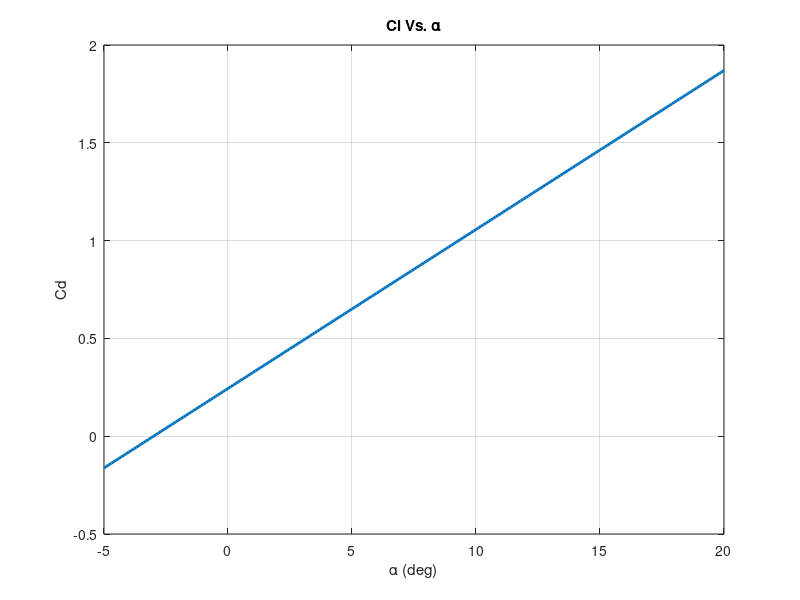
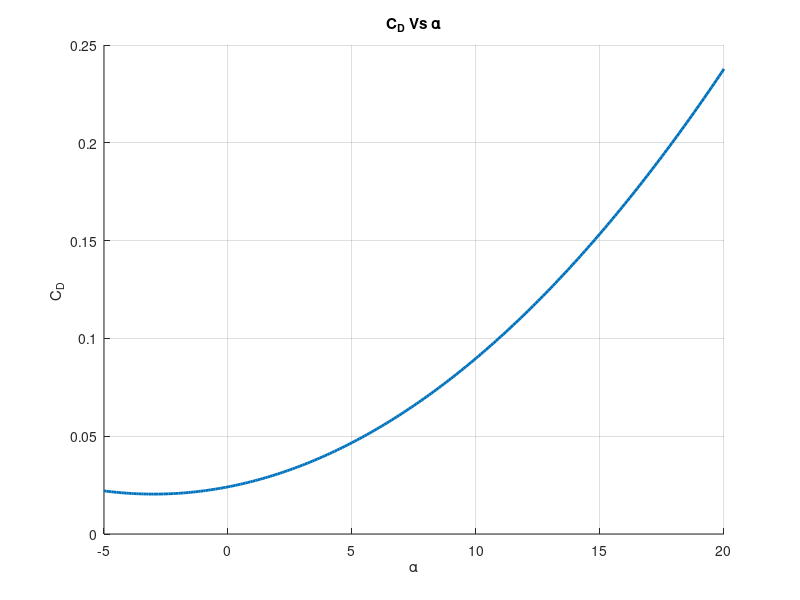
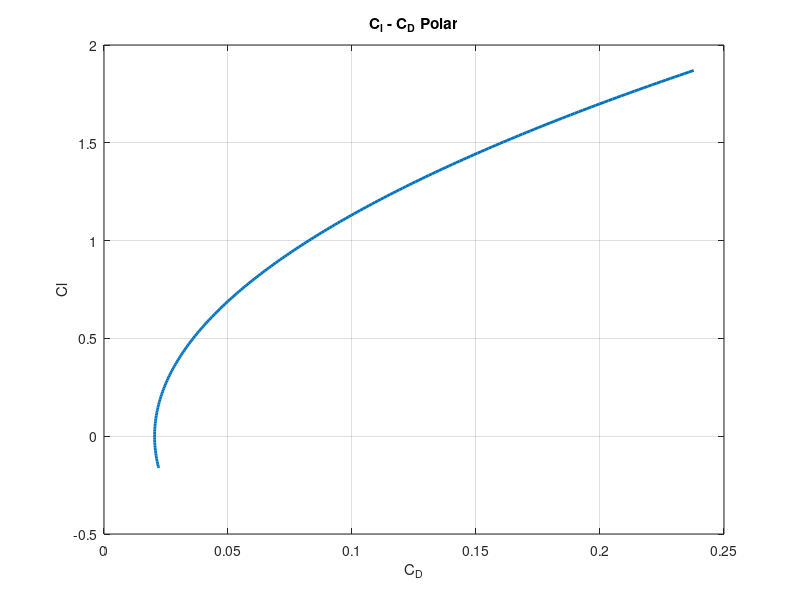
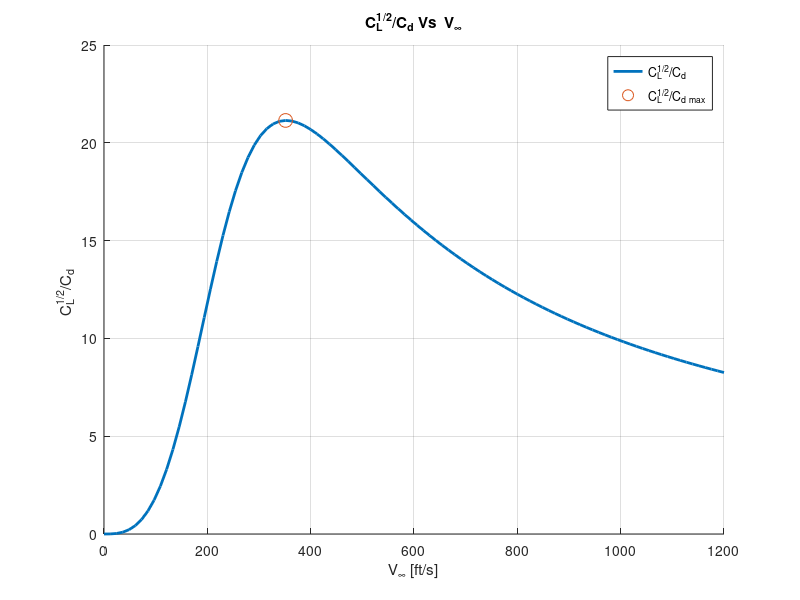

Reproduce these figures in MATLAB, in order. (Note: this script raises an error after producing the figures.)
clc;
clear all;
close all;

%% Given

% Airplane Specifications

Cd_0   = 0.0204; 
Cl_0   = 0.244;  % for wing
C_L_max= 1.5; 
Cl_alpha=0.08129;
e      = 0.8  ;
AR     = 6.4    ;
S      = 250;                             % [ft^2]
W      = 6490.8;                            % [1bs ]
We     = 4056.7;                            % [1bs ]
eta_pr = 0.82; 
C_f    = 0.77/(550*3600);   % Specific fuel consumption
P_BHP  = 702;
P_av   = 702*550;                         % [ft.1b/s]
V_st   = 61*1.688;                        % [ft/sec ]

% Take-Off Properties

h_obst=50;  % [ft] transition and climb distance  

% Landing Properties (roscam)

delta_Cd_0_L=0.068;
e_L=0.72;

% Cruise Properties

rho_cr = 0.001265;                  % [slug/ft^3]
V_cr   =250*1.688;                        % [   fps   ]

% Sea Level Properties 

rho_0 =23.77*10^(-4);                     % [slug/ft^3]
P_0   = 14.696*12^2;                      % [1bs/ft^3 ]
T_0   = 518.67;                           % [    R    ]
g   = 32;                               % [  ft/s^2 ]
R     = 1716;
a     = -3.567*10^(-3);                   % [   R/ft  ]
mu    = 0.04;
% Standard Atmosphere Relations

h     = linspace(0,30000,100);            % [ft]
T_h   = T_0+a*h;
P_h   = P_0*(T_h/T_0).^(-g/(a*R));
rho_h = rho_0*(T_h/T_0).^(-1-g/(a*R));

% Velocity Range 

V = linspace(0,1200,100);  %%%                  % [fps]

% Lift coefficient vector
C_L=linspace(0,3,30);
% Landing distance inputs
n_values=[1 3 6];

clmax_l=3.2;
mu_r=0.4;
h_1=6.9; %wing height [ft]
b=40; %wing span [ft]
N=5; %[sec] [Time increment for the free roll (assumed]
th_a=3; % degree (assumed)


%%  Lift Coefficient versus alpha [Cl-alpha]

% Calculations

alpha = -5:0.1:20;
Cl=Cl_0+Cl_alpha.*alpha;   % Cl alpha for thin airofils = 0.11

% Plotting

figure
plot(alpha,Cl,'LineWidth', 2)
grid on
xlabel('\alpha (deg)')
ylabel('Cl')
title('Cl Vs. \alpha');

%%  Drag Coefficient versus alpha [Cd-alpha]

% Calculations
K=1/(pi*e*AR);
Cd=Cd_0+K.*Cl.^2;
xlabel('\alpha (deg)')
ylabel('Cd')

% Plotting
figure 
grid on;
hold on;
plot(alpha,Cd,'LineWidth', 2);
xlabel('\alpha');
ylabel('C_D ');
title(' C_D Vs \alpha ') ;

%%   Drag Coefficient versus Lift Coefficient [Cd-CL]
% Plotting
figure
plot(Cd,Cl,'LineWidth',2)
title('C_l - C_D Polar')
xlabel('C_D')
ylabel('Cl')
grid on

%% Cl^(1/2)/C_d  Versus V 

% Calculation 

Cl_12_Cd     = V.^3*sqrt(2*W/(rho_cr*S))./(Cd_0*V.^4+K*(2*W/(rho_cr*S))^2);
Cl_12_Cd_max = max(Cl_12_Cd);
           i = find(Cl_12_Cd==Cl_12_Cd_max);
           
% Plotting

figure ;
grid on;
hold on;
plot(V,Cl_12_Cd,'LineWidth', 2);
plot(V(i),Cl_12_Cd_max,'o','MarkerSize',10)
xlabel('V_\infty [ft/s]');
ylabel('C_L^1^/^2/C_d ');
title(' C_L^1^/^2/C_d Vs  V_\infty ') ;
legend('C_L^1^/^2/C_d','C_L^1^/^2/C_d _m_a_x');

%%  Cl/C_d  Versus V 

% Calculations 

Cl_Cd=W./((0.5*rho_0.*V.^2*S*Cd_0)+(K*S*(W/S)^2./(0.5*rho_0.*V.^2)));

Cl_Cd_max = max(Cl_Cd);
           r = find(Cl_Cd==Cl_Cd_max);
           
% Plotting

figure ;
grid on;
hold on;
plot(V,Cl_Cd,'LineWidth', 2);
plot(V(r),Cl_Cd_max,'o','MarkerSize',10)
xlabel('V_\infty [ft/s]');
ylabel('C_L / C_d ');
title(' C_L / C_d Vs  V_\infty ') ;
legend('C_L / C_d','C_L / C_d _m_a_x');


%% Cl^(3/2)/C_d  Versus V 

% Calculations 

Cl_32_Cd=sqrt((2*W./(rho_cr.*V.^2.*S)).^3)...
    ./(Cd_0+K.*(2*W./(rho_cr.*V.^2.*S)).^2);
Cl_32_Cd_max = max(Cl_32_Cd);
           m = find(Cl_32_Cd==Cl_32_Cd_max);
           
% Plotting

figure ;
grid on;
hold on;
plot(V,Cl_32_Cd,'LineWidth', 2);
plot(V(m),Cl_32_Cd_max,'o','MarkerSize',10)
xlabel('V_\infty [ft/s]');
ylabel('C_L^3^/^2/C_d ');
title(' C_L^3^/^2/C_d Vs  V_\infty ') ;
legend('C_L^3^/^2/C_d','C_L^3^/^2/C_d _m_a_x');
%%   [ Cl12C_d_V ] & [ ClC_d_V ] & [ Cl32C_d_V ]

% Cl^(1/2)/C_d  Versus V [ Cl12C_d_V ]

figure
hold on
 for n=n_values
cl_12_cd=V.^3*sqrt(2*n*W/(rho_0*S))./(Cd_0*V.^4+K*(2*n*W/(rho_0*S))^2);
plot(V,cl_12_cd,'LineWidth',2)
end
grid on 
title('C_L^1^/^2/C_d - V_\infty at different n')
xlabel('V_\infty [ft/sec]')
ylabel('C_L^1^/^2/C_d')
axis tight
legend('n=1','n=3','n=6')

% Cl/C_d  Versus V [ ClC_d_V ]
figure
hold on
q=0.5*rho_0*V.^2;
 for n=n_values
CL_CD=n*W./((q*S*Cd_0)+(K*S*(n*W/S)^2./q));
plot(V,CL_CD,'LineWidth',2)
 end
grid on 
title('C_L/C_d - V_\infty at different n')
xlabel('V_\infty [ft/sec]')
ylabel('C_L/C_d')
axis tight
legend('n=1','n=3','n=6')

% Cl^(3/2)/C_d  Versus V [ Cl32C_d_V ]

figure
hold on
    for n=n_values
    cl32cd=sqrt((2*n*W./(rho_0.*V.^2.*S)).^3)./(Cd_0+K.*(2*n*W./(rho_0.*V.^2.*S)).^2);
    plot(V,cl32cd,'LineWidth',2)
    end
grid on 
title('C_L^3^/^2/C_d - V_\infty at different n')
xlabel('V_\infty [ft/sec]')
ylabel('C_L^3^/^2/C_d')
axis tight
legend('n=1','n=3','n=6')

%%  Thrust versus Velocity at different Altitudes [ D,T_V(h) ]


% Density values at different different Altitudes(5000,10000,15000,20000)

rho_vector = [2.0482*10^(-3),1.7556*10^(-3),1.5455*10^(-3),0.001265];

% Calculation & Plotting

figure
grid on;
hold on; 
  for n = 1:length(rho_vector)
      
      % Calculation
      
      A1   = 0.5*rho_h(n)*S*Cd_0;
      B1   = 2*K*S*((W/S)^2)/rho_vector(n);
      Tr   = A1.*V.^2+B1./V.^2;  
      T_av = P_av./V;
      
      % Plotting
      
      plot(V,Tr,'LineWidth', 2);

  end
  
    plot(V,T_av,'LineWidth', 2,'LineStyle','--');
    xlabel('V_\infty [ft/s]');
    ylabel('T_R  [1b] ');
    title(' T_R  Vs   V_\infty ');
    set(gca,'Ylim',[0,12000]);
    legend('T_R at h1 = 5000 ft','T_R at h2 = 10000 ft',...
          'T_R at h3 = 15000 ft','T_R at h4 = 20000 ft','T_a_v ');
      
      
%%   Power versus Velocity at different Altitudes [ P-V(h) ]

P1=(0.5*rho_cr.*V.^2*Cd_0.*V*S)/550;   % Power to overcome parasite drag 
P2=((2*K*S*(W/S)^2)./(rho_cr*V))/550;   % Power to overcome induced drag
P=P1+P2;
figure
hold on
plot(V,P1,'--','LineWidth', 2)
plot(V,P2,'--','LineWidth', 2)
plot(V,P,'LineWidth', 2)
plot(V,ones(length(V))*400,'--','LineWidth', 2)
xlabel('Velocity (ft/sec)')
ylabel('Power (HP)')
xlim([0 400])
ylim([0 1000])
grid on
title('Power Vs. Velocity');
legend('P due to Parasite drag','P due to Induced drag','Total Power'...
    ,'Available Power')


%%  Max. Velocity & Min. velcity ( Vmax , Vmin)

% Calculation 

er=@(V_max) V_max-sqrt(((P_av/V_max/S)+sqrt((P_av/V_max/S)^2....
            -4*Cd_0*K*(W/S)^2))/(rho_cr*Cd_0));
V_max=fsolve(er,600);

er=@(V_min) V_min-sqrt(((P_av/V_min/S)-sqrt((P_av/V_min/S)^2....
                     -4*Cd_0*K*(W/S)^2))/(rho_cr*Cd_0));
V_min=fsolve(er,60);

disp(['V_max = ',num2str(V_max),' [ft/sec]']);
disp(['V_min = ',num2str(V_min),' [ft/sec]']);
disp('V_min < V_stall ')
disp('V_min=V_stall')
disp(['V_max = ',num2str(V_max),' [ft/sec]']);
disp(['V_min = ',num2str(V_st),' [ft/sec]']);
%%  V min. power

V_MP = sqrt(2*W*sqrt(1/(3*pi*e*AR*Cd_0))/(rho_cr*S));
disp(['V min. power = ',num2str(V_MP)]);


%% Landing distance

% Inputs
V_f=1.23*V_st; % for n= 1.2
V_td=1.15*V_st;
RR=V_f^2/(0.2*g);
V_inf=0.7*V_td;
h_f=RR*(1-cosd(th_a));
S_a=(50-h_f)/tand(th_a);
S_f=RR*sind(th_a);
T_r=0.4*0.5*rho_0*V_inf^2*S*(Cd_0+delta_Cd_0_L+clmax_l^2*K);
J_t=T_r/W+mu_r;
G=16*(h_1/b)^2/(1+16*(h_1/b)^2);
J_a=rho_0/(2*W/S)*(Cd_0+delta_Cd_0_L+(K+G/(pi*AR*e_L))*clmax_l^2-mu_r*clmax_l);
S_g=N*V_td+1/(2*g*J_a)*log(1+(J_a/J_t)*V_td^2);
disp(' ' )
disp(['Approach distance(S_a) = ',num2str(S_a),' [ft]'])
disp(' ')
disp(['Flare distance(S_f) = ',num2str(S_f),' [ft]'])
disp(' ')
disp(['Ground Roll distance(S_g) = ',num2str(S_g),' [ft]'])
disp(' ')
disp(['Total landing distance = ',num2str(S_a+S_f+S_g),' [ft]'])

%%  Height versus Velocity at q = constant [ h_V (qconst) ]

% Different values for q (q = constant at each vaue) 

q = linspace(50,200,4);

% Calculation & Plotting

figure ;

for n= 1:length(q)
    
% Calculation

v=sqrt(2*q(n)./rho_h);

%  Plotting

plot(v,h,'LineWidth', 2)
hold on;

end

grid on;
xlabel('V_\infty [ft/s]');
ylabel('h  [ft] ');
title(' h  Vs   V_\infty (q = const) ');
legend('q1 = 50','q2 = 100','q3 = 150','q4 = 200');
%%  Height veresus Velocity at E = constant   [ h-V)@(E=const ]

Vm=[0:2:800]';
He=[1000:5000:21000];
hh=He-Vm.^2/(2*g);
figure
plot(Vm,hh,'LineWidth',2)
xlabel('Velocity (ft/sec)')
ylabel('Heigh (Ft)')
legend('He= 1000','He= 6000','He= 11000','He= 16000','He= 21000')
title('Flight envelope , Height Vs. Velocity at constant specific energy');
grid on
%%    Height veresus Velocity at P_s = constant   [ h-V)@(P_s=const ]

%Calculations

H=linspace(0,35000,100);
v=linspace(0,350,100);
aa=-6.5*10^-3;  %[K/m]
[v,H]=meshgrid(v,H);
oc=0:5:40;
T=288.16+aa.*H.*0.305 ;%(1 ft = 0.305 m)   
Rho=rho_0.*(T./288.16).^-(9.81/287/aa+1);
P_req=0.5.*Rho.*S.*Cd_0.*v.^3+2*K*W^2./(Rho.*S.*v);
P_s=(P_av*(Rho./rho_0)-P_req)./W;

% Plotting

figure ;
grid on;
hold on;
contour(v,H,P_s,oc,'LineWidth',2)
title('Altitude-V_\infty')
xlabel('V_\infty [ft/sec]')
ylabel('Altitude [ft]')

%%  Rho(h)
figure
h1=linspace(0,7000,1000); % [m]
[myT, mya, myP, myrho] = atmosisa(h1);
plot(h1*3.37,myrho*0.00194,'LineWidth',2)
grid on 
title('rho - Hight')
xlabel('Hight [ft]')
ylabel('Rho [slug/ft^3]')
axis tight
%%  max ceiling

% Calculation

R_C_max = eta_pr*P_av*(rho_h./rho_0)/W - sqrt(2*sqrt(K/(3*Cd_0))...
          *(W/S)./rho_h).*(1.155*sqrt(4*K*Cd_0));
      
%  Absolute ceiling    
      
rho_abs = fzero(@(rho_abs)eta_pr*P_av*(rho_abs/rho_0)...
                          /W - sqrt(2*sqrt(K/(3*Cd_0))*(W/S)/rho_abs)*...
                           (1.155*sqrt(4*K*Cd_0)), 0.00135);
                       
T_abs   = T_0*(rho_abs/rho_0).^(1/(-1-g/(a*R)));
h_abs   =(T_abs-T_0)/a;
disp(['Absolute ceiling  = ',num2str(h_abs)]);

%  Service ceiling    

rho_serv = fzero(@(rho_serv)  eta_pr*P_av*(rho_serv/rho_0)/W...
                            - sqrt(2*sqrt(K/(3*Cd_0))*(W/S)/rho_serv)...
                              *(1.155*sqrt(4*K*Cd_0))-1.67, 0.00135);
                          
T_serv  = T_0*(rho_serv/rho_0).^(1/(-1-g/(a*R)));
h_serv  =(T_serv-T_0)/a;
disp(['Service ceiling  = ',num2str(h_serv)]);

% Plotting

figure ;
grid on;
hold on;
plot(R_C_max,h,'LineWidth', 2);
line([0,0] , [h(1),h(end)],'LineStyle', '--','LineWidth', 1) ;
line([1.67,1.67] , [h(1),h(end)],'LineStyle', '-.','LineWidth', 1);
legend('R/C_m_a_x','Absolute Ceiling','Service Ceiling')
xlabel('R/C_m_a_x  [ft/s]');
ylabel('h  [ft] ');
title(' R/C_m_a_x  Vs   T ');
%%  Flight envelop 

syms V
kn=0.707;  % index
h=[0:60:12000]';
P_A0=400*550;
P=((0.5*rho_0*V^3*Cd_0*S)+((2*K*S*(W/S)^2)./(rho_0*V)))/550;
n=size(h,1);
Vv=zeros(n,2);
rho_i=0.0024*exp(-6.4714e-5*h);
    for i=1:n  
        sol=real(vpasolve((P_A0*(rho_i(i)/rho_0)^kn)-((5.0220*rho_i(i)*V^3)+(1.9717e4/(rho_i(i)*V)))));
        Vv(i,1)=sol(1);
        Vv(i,2)=sol(2);
    end
    ind=find(Vv(:,1)==Vv(:,2));
figure
Vv(ind(1),2)=Vv(ind(1),2)*-1;
Vv(ind(1),1)=Vv(ind(1),2);
plot(Vv(1:min(ind),:),h(1:min(ind)),'LineWidth',2)
xlabel('Velocity (ft/sec)')
ylabel('Heigh (Ft)')
title('Flight envelope , Height Vs. Velocity');
grid on
%% Rate of climb & Rate of Decent versus V  [ROC/ROD-V]

% Rate of climb 

% Calculation 

v_1=linspace(29.1109,V_max,1000);
D=0.5*rho_0.*v_1.^2*S.*(Cd_0+K.*(2*W./(rho_0.*S.*v_1.^2)).^2);
ROC=(P_av-D.*v_1)./W;

% Plotting 

figure
subplot(2,1,1)
plot(v_1,ROC,'LineWidth',2)
xlabel('V_\infty [ft/sec]')
ylabel('ROC [fpm]')
title('ROC - V_\infty')
grid on
subplot(2,1,2)

% Rate of Descent 

% Calculation 

ROD=D.*v_1./W;

% Plotting 

plot(v_1,ROD,'LineWidth',2)
set(gca, 'YDir','reverse')
xlabel('V_\infty [ft/sec]')
ylabel('ROD [fpm]')
title('ROD - V_\infty')
grid on 

%%  Max climb/decent angle - V
%max. climb angle - V
figure
V = linspace(20,800,100);                  % [fps]

V_theta_max=4*K*(W/S)/(rho_0*eta_pr*(P_av/W));
Theta=eta_pr*P_av./V/W -0.5*rho_0*V.^2*(W/S)^(-1)*Cd_0 -(W/S)*2*K./(rho_0*V.^2);
plot(V,180/pi*asin(Theta),'LineWidth',2)
grid on 
title('max climb angle - V')
xlabel('V_\infty [ft/sec]')
ylabel('Angle [deg]')
axis tight
disp(['V_theta_max  = ',num2str(V_theta_max)]);

%max. decent angle - V

%%   approach angle 

% Calculation
C_L_Landing=2.1; % assumed
C_d_landing=Cd_0+delta_Cd_0_L+K*C_L_Landing^2;
theta_a=asind(1/(C_L_Landing/C_d_landing)-P_av/(W*V_cr));

disp(['Approach Angle  = ',num2str(theta_a)]);
%%   V_n diagram


W_S= W/S;
Cl_max=3.2;
Cl_max_n=-1.2; 
n_max_p=3.6;
n_max_n=-1.4;
V_star=round(sqrt((2*n_max_p)/(rho_0*Cl_max)*W_S));
V=[0:(V_star/20):V_star]';
q=0.5*rho_0*V.^2;
n_p=q*Cl_max/W_S;
n_b=0.5*rho_0*V_star^2*Cl_max/W_S;
V_star_n=round(sqrt((2*n_max_n)/(rho_0*Cl_max_n)*W_S));
V_n=[0:(V_star_n/20):V_star_n]';
q=0.5*rho_0*V_n.^2;
n_n=q*Cl_max_n/W_S;
figure
hold on
plot(V,n_p,'LineWidth',2)
plot([V_star,V_max],[n_max_p,n_max_p],'LineWidth',2)
plot(V_n,n_n,'LineWidth',2)
plot([V_star_n,V_max],[n_max_n,n_max_n],'LineWidth',2)
plot([V_max,V_max],[n_max_p,n_max_n],'LineWidth',2)
xlabel('Velocity (ft/sec)')
ylabel('n')
xlim([0 800])
legend('Loading factor as V Increase','Max +ve Load factor at Cl max','Max negative load factor as V increase','Max -ve load factor at -ve Cl Max')
title('V-N Maneuver Graph');
grid on
hold off
%% Vertical , Horizontal turn rate - V
%vertical turn rate - V
figure
hold on
for n=[1 2 3]
Omega_Vertical=g*(n-1)./V;
plot(V,Omega_Vertical,'LineWidth',2)
end
grid on 
title('vertical turn rate - V')
xlabel('V_\infty [ft/sec]')
ylabel('turn rate []')
axis tight
legend('n=1','n=2','n=3')
%Horizontal turn rate - V
figure
hold on
for n=[1 2 3]
Omega_Horizontal=g*(n^2-1)^0.5./V;
plot(V,Omega_Horizontal,'LineWidth',2)
end
grid on 
title('Horizontal turn rate - V')
xlabel('V_\infty [ft/sec]')
ylabel('turn rate []')
axis tight
legend('n=1','n=2','n=3')
%%   Atmosphere Properties versus Altitude ( Atmosphere(h) )

% Calculations

T_h   = T_0+a*h;
P_h   = P_0*(T_h/T_0).^(-g/(a*R));
rho_h = rho_0*(T_h/T_0).^(-1-g/(a*R));

% Plotting

figure ;
plot(T_h,h,'LineWidth', 2);
grid on;
xlabel('T  [R]');
ylabel('h  [ft] ');
title(' h  Vs   T ');

figure ;
plot(rho_h,h,'LineWidth', 2);
grid on;
xlabel('\rho  [slug/ft\^3]');
ylabel('h  [ft] ');
title(' \rho  Vs   T ');

figure ;
plot(P_h,h,'LineWidth', 2);
grid on;
xlabel('P  [1b/ft/^2]');
ylabel('h  [ft] ');
title(' h  Vs  P  ');




